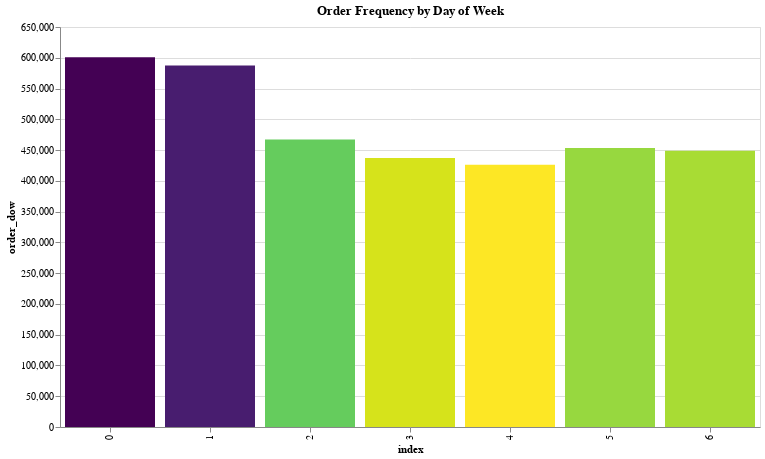

The code cell stored with this chart in its notebook:
### Code cell
alt.Chart(dow).mark_bar().encode(
    alt.X("index:O", bin=False),
    alt.Y('order_dow:Q'),
#     alt.ColorValue('darkorange'),
#     color = alt.Color('order_hour_of_day', alt.ColorValue("blue")),
#     color='orange',
    color = alt.Color('order_dow', legend=None, sort="descending", scale=alt.Scale(scheme='viridis')),
    tooltip=[alt.Tooltip('index:O', title="Day of Week"), alt.Tooltip('order_dow:Q'), alt.Tooltip('pct_of_total:Q'), alt.Tooltip('day:O')]
    ).properties(title="Order Frequency by Day of Week", width=700, height=400)

### Figure 1 — Vega-Lite specification as saved in the notebook (floating-point values rounded to 4 significant figures)
{"$schema": "https://vega.github.io/schema/vega-lite/v2.6.0.json", "config": {"background": "white", "view": {"height": 300, "width": 400}}, "data": {"name": "data-2eeb425273c1a7fa247c8560553e9073"}, "datasets": {"data-2eeb425273c1a7fa247c8560553e9073": [{"day": "Sunday", "index": 0, "order_dow": 600905, "pct_of_total": 17.56}, {"day": "Monday", "index": 1, "order_dow": 587478, "pct_of_total": 17.17}, {"day": "Tuesday", "index": 2, "order_dow": 467260, "pct_of_total": 13.66}, {"day": "Friday", "index": 5, "order_dow": 453368, "pct_of_total": 13.25}, {"day": "Saturday", "index": 6, "order_dow": 448761, "pct_of_total": 13.12}, {"day": "Wednesday", "index": 3, "order_dow": 436972, "pct_of_total": 12.77}, {"day": "Thursday", "index": 4, "order_dow": 426339, "pct_of_total": 12.46}]}, "encoding": {"color": {"field": "order_dow", "legend": null, "scale": {"scheme": "viridis"}, "sort": "descending", "type": "quantitative"}, "tooltip": [{"field": "index", "title": "Day of Week", "type": "ordinal"}, {"field": "order_dow", "type": "quantitative"}, {"field": "pct_of_total", "type": "quantitative"}, {"field": "day", "type": "ordinal"}], "x": {"bin": false, "field": "index", "type": "ordinal"}, "y": {"field": "order_dow", "type": "quantitative"}}, "height": 400, "mark": "bar", "title": "Order Frequency by Day of Week", "width": 700}
